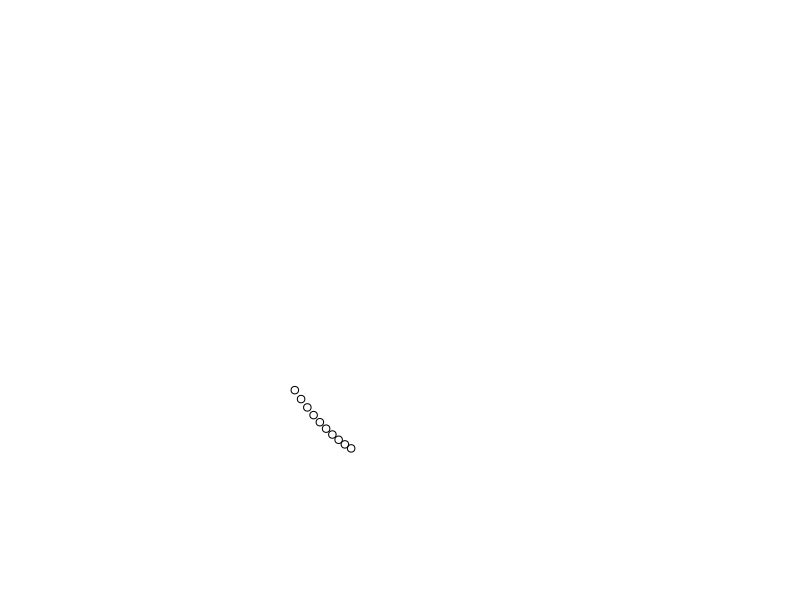
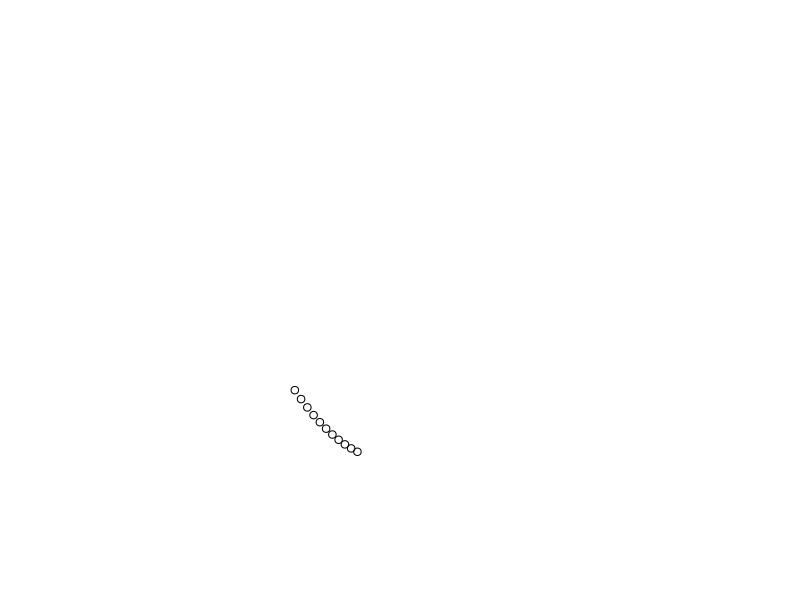
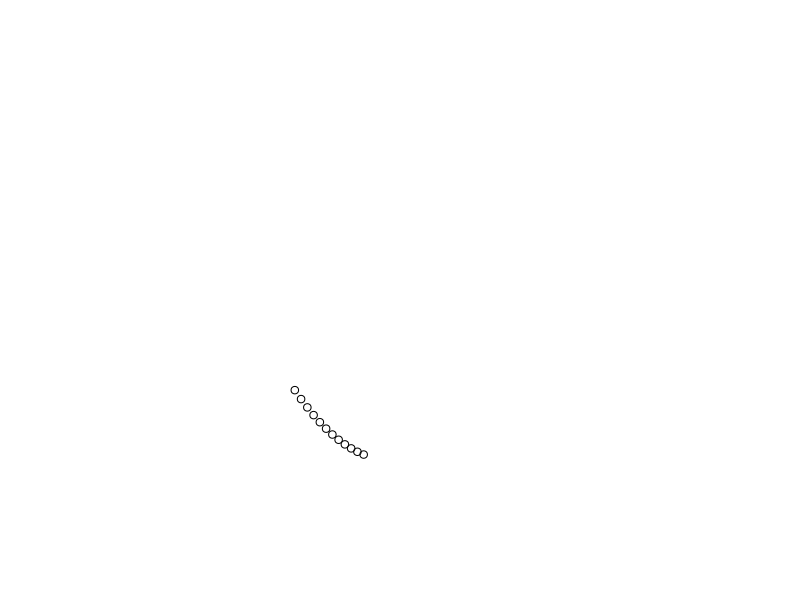
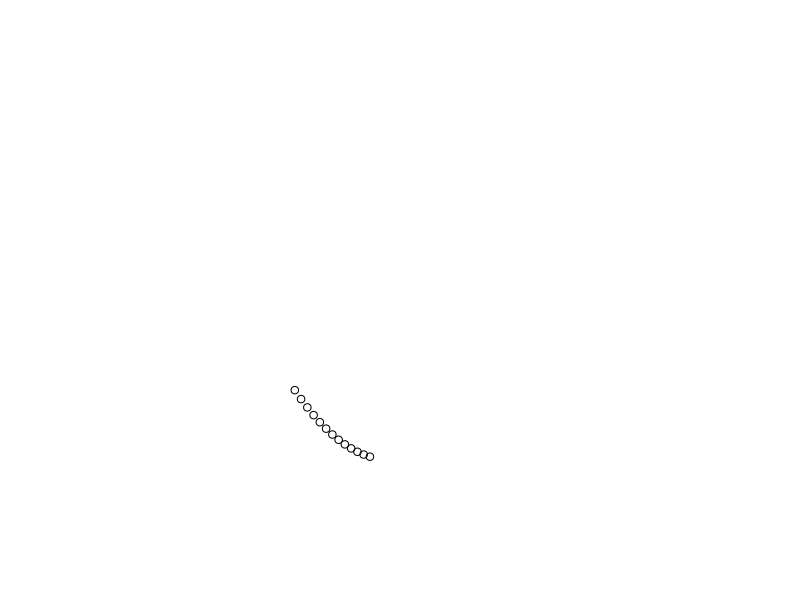
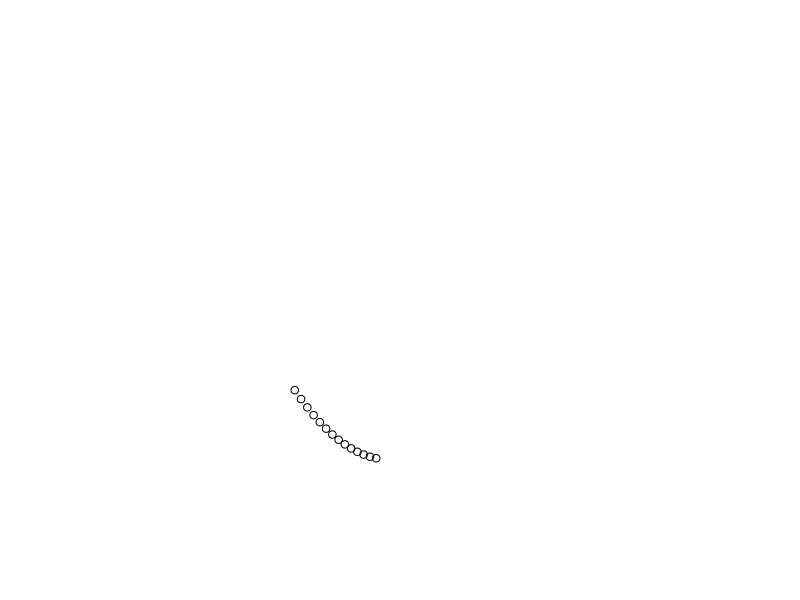
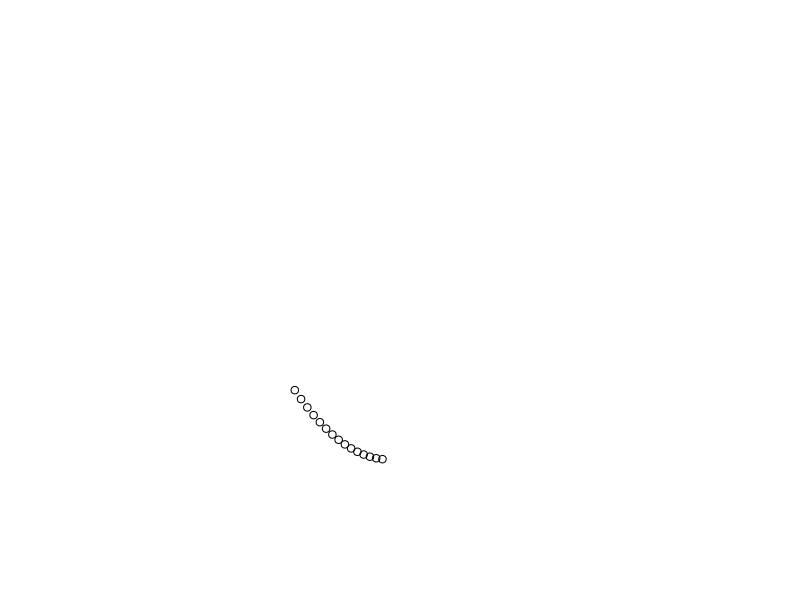
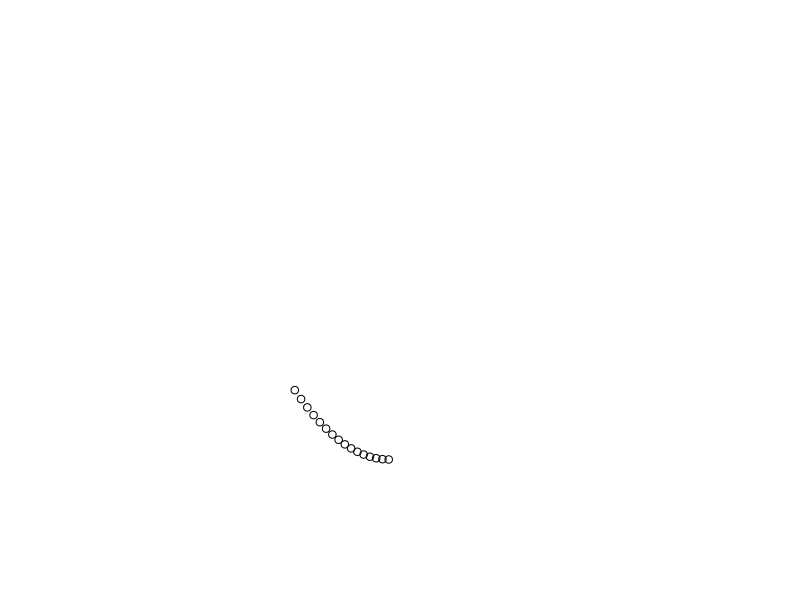

Here is the R script that generated these plots, in order: (Note: this script raises an error after producing the figures.)
# Library -----------------------------------------------------------------
library(gtools)    # To switch from alphabetical to natural sort.
library(magick)    # To make a gif.

# Create Mouth ------------------------------------------------------------

# Empty df
mouth <- data.frame()
dots <- -20:10

# Create a parabola, `y`, and imperatively draw each point.
for (i in 1:length(dots)){
  x <- dots[i]
  y <- .1*x^2 + x + 10
  coords <- cbind(x, y)
  mouth <- rbind(mouth, coords)

  # Save file.
  filename <- paste0("output/", "1_", i, ".png")
  png(file = filename)
  plot(mouth$x, mouth$y, 
       xlab = "", ylab = "",
       xlim = c(-50,50), ylim = c(0,125),
       axes = FALSE, frame.plot = FALSE)
  dev.off()
}

# Prep for Eyes -----------------------------------------------------------

# Set radius (how big the eyes are)
radius <- 3

# Set theta (amount of dots and angle)
theta <- seq(from = 0, to = 5.5,  by = .5)

# Set coordinates for circles (left and right eyes)
ycoords <- sin(theta) * (radius * 2.5) + 50
Lxcoords <- cos(theta) * (radius) + -10
Rxcoords <- cos(theta) * (radius) + 1

# Create Eyes -------------------------------------------------------------

# Draw the left eye
lefteye <- data.frame()
for (i in 1:12) {
  coords <- cbind(Lxcoords[i], ycoords[i])
  lefteye <- rbind(lefteye, coords)
  
  # Save file.
  filename <- paste0("output/", "2_", i, ".png")
  png(file = filename)
  plot(mouth$x, mouth$y, 
       xlab = "", ylab = "",
       xlim = c(-50,50), ylim = c(0,125),
       axes = FALSE, frame.plot = FALSE)
  points(lefteye$V1, lefteye$V2, xlim = c(-50,50), ylim = c(0,125))
  dev.off()
}

# Draw the right eye
righteye <- data.frame()
for (i in 1:12) {
  coords <- cbind(Rxcoords[i], ycoords[i])
  righteye <- rbind(righteye, coords)
  
  # Save file.
  filename <- paste0("output/", "3_", i, ".png")
  png(file = filename)
  plot(mouth$x, mouth$y, 
       xlab = "", ylab = "",
       xlim = c(-50,50), ylim = c(0,125),
       axes = FALSE, frame.plot = FALSE)
  points(lefteye$V1, lefteye$V2, xlim = c(-50,50), ylim = c(0,125))
  points(righteye$V1, righteye$V2, xlim = c(-50,50), ylim = c(0,125))
  dev.off()
}


# Make Gif ----------------------------------------------------------------

# From http://www.nagraj.net/notes/gifs-in-r/

# List & sort files.
imgs <- list.files("output", full.names = TRUE)
imgs <- mixedsort(imgs)
img_list <- lapply(imgs, image_read)

# Join the images together.
img_joined <- image_join(img_list)

# Animate.
img_animated <- image_animate(img_joined, fps = 20)

# Save.
image_write(image = img_animated, path = "gifs/smiley2.gif")
